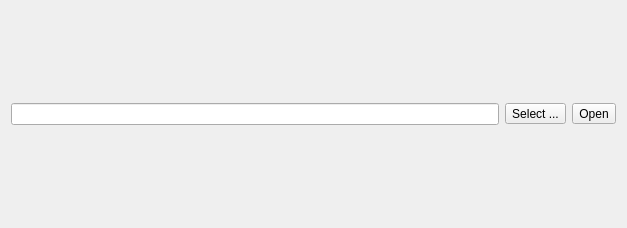
<?xml version="1.0" encoding="UTF-8"?>
<ui version="4.0">
 <class>FileSelectorEdit</class>
 <widget class="QWidget" name="FileSelectorEdit">
  <property name="geometry">
   <rect>
    <x>0</x>
    <y>0</y>
    <width>627</width>
    <height>228</height>
   </rect>
  </property>
  <property name="windowTitle">
   <string>Form</string>
  </property>
  <layout class="QHBoxLayout" name="horizontalLayout">
   <item>
    <widget class="QLineEdit" name="pathEdit"/>
   </item>
   <item>
    <widget class="QToolButton" name="pathSelect">
     <property name="sizePolicy">
      <sizepolicy hsizetype="Minimum" vsizetype="Fixed">
       <horstretch>0</horstretch>
       <verstretch>0</verstretch>
      </sizepolicy>
     </property>
     <property name="text">
      <string>Select ...</string>
     </property>
     <property name="icon">
      <iconset theme="folder"/>
     </property>
     <property name="toolButtonStyle">
      <enum>Qt::ToolButtonTextBesideIcon</enum>
     </property>
    </widget>
   </item>
   <item>
    <widget class="QToolButton" name="pathOpen">
     <property name="text">
      <string>Open</string>
     </property>
     <property name="icon">
      <iconset theme="system-run"/>
     </property>
     <property name="toolButtonStyle">
      <enum>Qt::ToolButtonTextBesideIcon</enum>
     </property>
    </widget>
   </item>
  </layout>
 </widget>
 <resources/>
 <connections/>
</ui>
